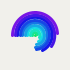
Frame 1 (no input)
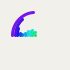
Frame 60 (the mouse pressed at the canvas centre just before this capture)
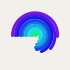
Frame 120 (the mouse held since frame 60 and released just before this capture)

The Processing sketch that drew these frames (run headless with seeded random() and noise(); from frame 60 on, the mouse is pressed at the canvas centre):

// Processing sketch: processing_152495
// ── processing_152495.pde

int num =10;
float step, sz, offSet, theta, angle;

void setup() {
  size(70, 70);
  strokeWeight(3);
  step = 5;
}

void draw() {
  background(#F1F0EB);
  translate(width/2, height*.5);
  angle=0;
  colorMode(HSB,255,100,100);
  for (int i=0; i<num; i++) {
    float s = map(i,0,num,100,200);
    stroke(s,90,90);
    noFill();
    sz = i*step;
    float offSet = TWO_PI/num*i;
    float arcEnd = map(sin(theta+offSet/2),-1,1, PI, TWO_PI+PI/2);
    arc(0, 0, sz, sz, PI, arcEnd);
  }
  colorMode(RGB);
  resetMatrix();
  theta += .0523; 
}
